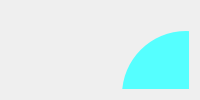
            <widget class="QWidget" name="tb_profile">
             <attribute name="icon">
              <iconset>
               <normalon>:/user/do-utilizador.png</normalon>
              </iconset>
             </attribute>
             <attribute name="title">
              <string>Profile</string>
             </attribute>
             <layout class="QHBoxLayout" name="horizontalLayout_9">
              <item>
               <widget class="QFrame" name="fr_profile_content">
                <property name="maximumSize">
                 <size>
                  <width>350</width>
                  <height>600</height>
                 </size>
                </property>
                <property name="frameShape">
                 <enum>QFrame::NoFrame</enum>
                </property>
                <property name="frameShadow">
                 <enum>QFrame::Raised</enum>
                </property>
                <widget class="QFrame" name="fr_profile_photo">
                 <property name="geometry">
                  <rect>
                   <x>111</x>
                   <y>20</y>
                   <width>128</width>
                   <height>128</height>
                  </rect>
                 </property>
                 <property name="maximumSize">
                  <size>
                   <width>128</width>
                   <height>128</height>
                  </size>
                 </property>
                 <property name="styleSheet">
                  <string notr="true">background-image: url(:/user/do-utilizador(copiar).png);
background-color: rgb(85, 255, 255);
border-radius: 64px;</string>
                 </property>
                 <property name="frameShape">
                  <enum>QFrame::NoFrame</enum>
                 </property>
                 <property name="frameShadow">
                  <enum>QFrame::Raised</enum>
                 </property>
                </widget>
                <widget class="QLabel" name="lb_profile_name">
                 <property name="geometry">
                  <rect>
                   <x>45</x>
                   <y>160</y>
                   <width>260</width>
                   <height>20</height>
                  </rect>
                 </property>
                 <property name="font">
                  <font>
                   <pointsize>14</pointsize>
                   <bold>true</bold>
                  </font>
                 </property>
                 <property name="text">
                  <string>Naaaameeee Naaaameeee </string>
                 </property>
                 <property name="alignment">
                  <set>Qt::AlignCenter</set>
                 </property>
                </widget>
                <widget class="QLabel" name="lb_profile_username">
                 <property name="geometry">
                  <rect>
                   <x>80</x>
                   <y>190</y>
                   <width>190</width>
                   <height>20</height>
                  </rect>
                 </property>
                 <property name="font">
                  <font>
                   <pointsize>11</pointsize>
                   <bold>true</bold>
                  </font>
                 </property>
                 <property name="text">
                  <string>UsernameeeUsernameee</string>
                 </property>
                 <property name="alignment">
                  <set>Qt::AlignCenter</set>
                 </property>
                </widget>
                <widget class="QLabel" name="lb_profile_password">
                 <property name="geometry">
                  <rect>
                   <x>75</x>
                   <y>250</y>
                   <width>200</width>
                   <height>20</height>
                  </rect>
                 </property>
                 <property name="font">
                  <font>
                   <bold>true</bold>
                  </font>
                 </property>
                 <property name="text">
                  <string>Password: ********************</string>
                 </property>
                 <property name="alignment">
                  <set>Qt::AlignCenter</set>
                 </property>
                </widget>
                <widget class="QLabel" name="lb_profile_email">
                 <property name="geometry">
                  <rect>
                   <x>25</x>
                   <y>280</y>
                   <width>300</width>
                   <height>20</height>
                  </rect>
                 </property>
                 <property name="font">
                  <font>
                   <bold>true</bold>
                  </font>
                 </property>
                 <property name="styleSheet">
                  <string notr="true"/>
                 </property>
                 <property name="text">
                  <string>Email: email@gmail.comemail@gmail.commmm</string>
                 </property>
                 <property name="alignment">
                  <set>Qt::AlignCenter</set>
                 </property>
                </widget>
                <widget class="QPushButton" name="btn_profile_edit">
                 <property name="geometry">
                  <rect>
                   <x>125</x>
                   <y>320</y>
                   <width>100</width>
                   <height>40</height>
                  </rect>
                 </property>
                 <property name="font">
                  <font>
                   <pointsize>10</pointsize>
                   <bold>true</bold>
                  </font>
                 </property>
                 <property name="cursor">
                  <cursorShape>PointingHandCursor</cursorShape>
                 </property>
                 <property name="styleSheet">
                  <string notr="true">QPushButton{
	border-radius: 5px;
	background-color: rgb(0, 139, 209);
	color: rgb(200,200,200);
}
QPushButton:hover{
	background-color: rgb(0, 130, 215);
}
QPushButton:pressed{
	background-color: rgb(0, 122, 209);
}</string>
                 </property>
                 <property name="text">
                  <string>Edit</string>
                 </property>
                </widget>
               </widget>
              </item>
             </layout>
            </widget>
